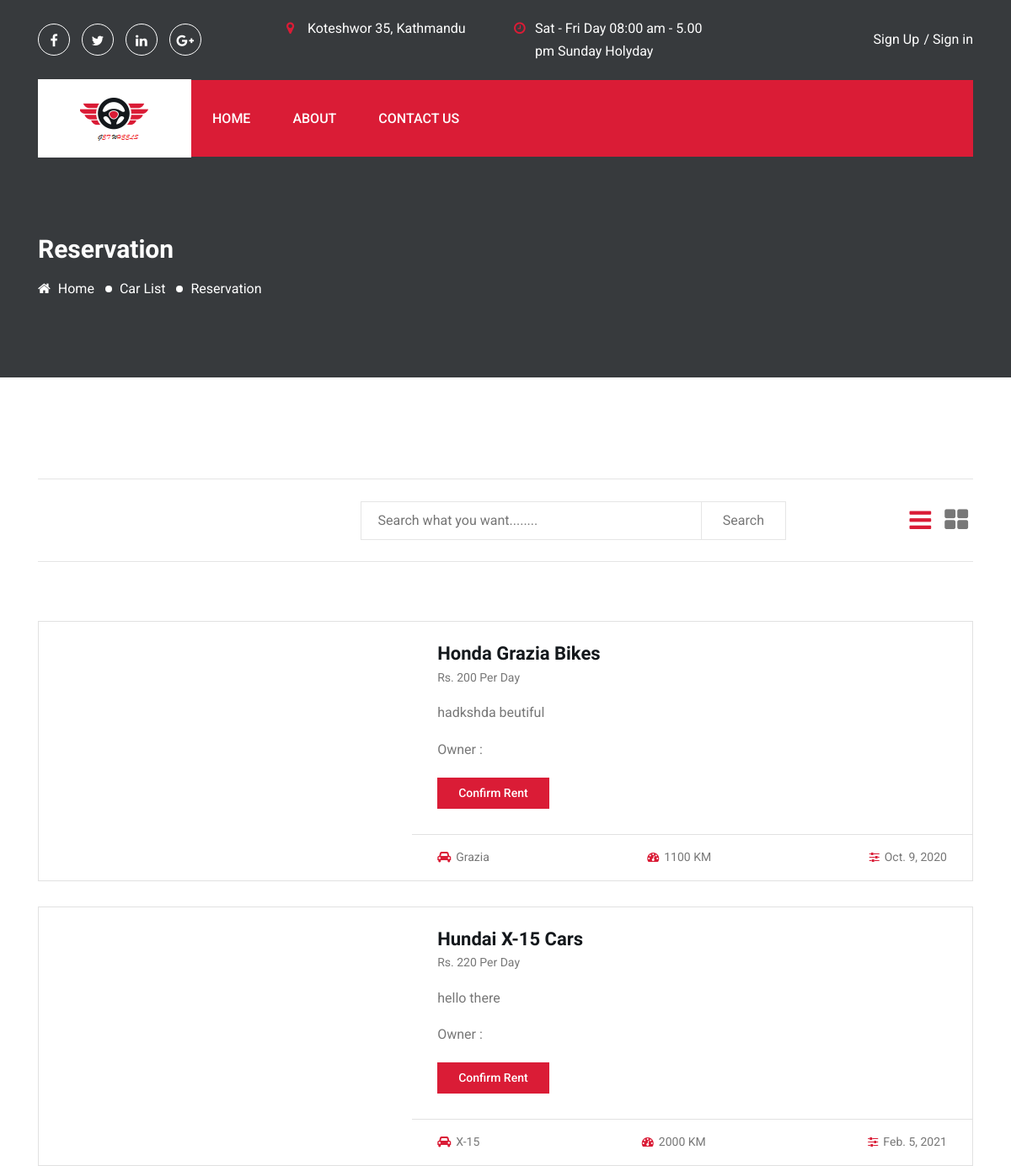
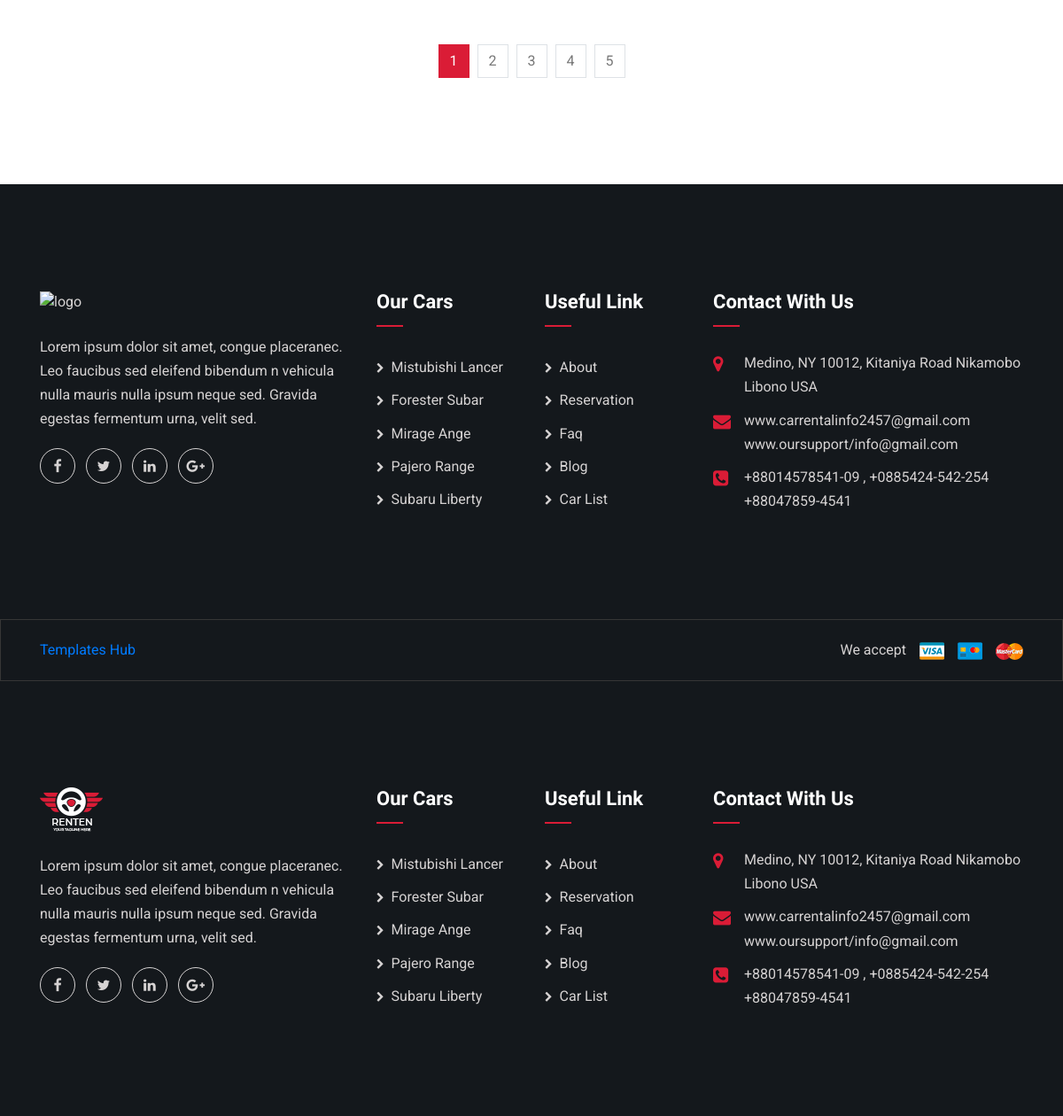
Page /available/ on the committed database (2 pictures, top to bottom).
### home/models.py (models this page shows, shortened)
class VehicleAvailable(models.Model):
    user = models.ForeignKey(settings.AUTH_USER_MODEL,on_delete=models.CASCADE,default=None,null=True)
    type = models.TextField()
    manufacturer_company = models.TextField(max_length=100)
    model = models.TextField(max_length=100)
    pickup = models.TextField(max_length=300)
    dropup = models.TextField(max_length=300)
    available_till_time = models.TimeField(null= True,blank=True)
    available_till_date = models.DateField()
    description = models.TextField(max_length=500)
    image = models.TextField()
    priceph = models.IntegerField()
    km_travelled = models.IntegerField()
    slug  = models.SlugField(unique=True)
    ordered = models.BooleanField(default=False)
    def get_absolute_url(self):
        return reverse("home:reservation", kwargs={'slug': self.slug})

### home/views.py (the view)
# urls.py: path('available/',views.Available.as_view(),name='available'),
class Available(BaseView): #/available
    def get(self,request):
        self.template_context['avehicles'] = VehicleAvailable.objects.all()
        query = request.GET.get('query')
        if query is not None and query != '':
            self.template_context['search_result'] = VehicleAvailable.objects.filter(
                Q(type__icontains=query)| Q(model__icontains=query) |Q(manufacturer_company__startswith=query)|
                Q(manufacturer_company__endswith=query)
            )
            self.template_context['search_for'] = query
            return render(request, 'search-list.html', self.template_context)
        else:
            return render(request,'car-list-two.html',self.template_context)

### home/forms.py
class ConsultaionForm(ModelForm):
    class Meta:
        model = Consultaion
        fields = '__all__'

### home/templates/car-list-two.html (shortened to what this page needs)
{% extends 'base.html' %}
{% load static %}
{% block content %}
<section class="inner-page-banner bg_img overlay-3" data-background="{%static 'assets/images/inner-page-bg.jpg' %}">
    <div class="container">
        <div class="row">
            <div class="col-md-12">
                <h2 class="page-title">reservation</h2>
                <ol class="page-list">
                    <li><a href="index.html"><i class="fa fa-home"></i> Home</a></li>
                    <li><a href="#0">car list</a></li>
                    <li>reservation</li>
                </ol>
            </div>
        </div>
    </div>
</section>
<section class="car-search-section pt-120 pb-120">
    <div class="container">
        <div class="row">
            <div class="col-lg-12">
                <div class="car-search-filter-area">
                    <div class="car-search-filter-form-area">
                        <form class="car-search-filter-form">
                            <div class="row justify-content-between">
                                <div class="col-lg-4 col-md-5 col-sm-6">
                                </div>
                                <div class="col-lg-7 col-md-7 col-sm-6 d-flex">
                                    <input type="text" name="query" id="car_search"
                                           placeholder="Search what you want........">
                                    <button class="search-submit-btn">Search</button>
                                </div>
                            </div>
                        </form>
                    </div>
                    <div class="view-style-toggle-area">
                        <button class="view-btn list-btn active"><i class="fa fa-bars"></i></button>
                        <button class="view-btn grid-btn"><i class="fa fa-th-large"></i></button>
                    </div>
                </div>
            </div>
        </div>
        <div class="row mt-70">
            <div class="col-lg-12">
                <div class="car-search-result-area list--view row mb-none-30">
                    {% for avehicle in avehicles %}
                    {% if avehicle.ordered == False %}
                    <div class="col-md-6 col-12">
                        <div class="car-item car-item--style2">
                            <div class="thumb bg_img" data-background="{{avehicle.image}}"></div>
                            <div class="car-item-body">
                                <div class="content">
                                    <h4 class="title">{{avehicle.manufacturer_company}} {{avehicle.model}}
                                        {{avehicle.type}}</h4>
                                    <span class="price"> Rs. {{avehicle.priceph}} per day</span>
                                    <p>{{avehicle.description}} </p>
                                    <p> Owner : {{avehicle.vech_owner}} </p>
                                    <a href="{{avehicle.get_absolute_url}}" class="cmn-btn">Confirm Rent</a>
                                </div>
                                <div class="car-item-meta">
                                    <ul class="details-list">
                                        <li><i class="fa fa-car"></i>{{avehicle.model}}</li>
                                        <li><i class="fa fa-tachometer"></i>{{avehicle.km_travelled}} KM</li>
                                        <li><i class="fa fa-sliders"></i>{{avehicle.available_till_date}}</li>
                                    </ul>
                                </div>
                            </div>
                        </div>
                    </div>
                    {% endif %}
                    {% endfor %}
                </div>
                <nav class="d-pagination" aria-label="Page navigation example">
                    <ul class="pagination justify-content-center">
                        <li class="page-item active"><a class="page-link" href="#">1</a></li>
                        <li class="page-item"><a class="page-link" href="#">2</a></li>
                        <li class="page-item"><a class="page-link" href="#">3</a></li>
                        <li class="page-item"><a class="page-link" href="#">4</a></li>
                        <li class="page-item"><a class="page-link" href="#">5</a></li>
                    </ul>
                </nav>
            </div>
        </div>
    </div>
</section>
<footer class="footer-section">
    <div class="footer-top pt-120 pb-120">
        <div class="container">
            <div class="row">
                <div class="col-lg-4 col-sm-8">
                    <div class="footer-widget widget-about">
                        <div class="widget-about-content">
                            <a href="index.html" class="footer-logo"><img
                                    src="{%static 'assets/images/logo-footer.png ' %}" alt="logo"></a>
                            <p>Lorem ipsum dolor sit amet, congue placeranec. Leo faucibus sed eleifend bibendum n
                                vehicula nulla mauris nulla ipsum neque sed. Gravida egestas fermentum urna, velit
                                sed. </p>
                            <ul class="social-links">
                                <li><a href="#0"><i class="fa fa-facebook"></i></a></li>
                                <li><a href="#0"><i class="fa fa-twitter"></i></a></li>
                                <li><a href="#0"><i class="fa fa-linkedin"></i></a></li>
                                <li><a href="#0"><i class="fa fa-google-plus"></i></a></li>
                            </ul>
                        </div>
                    </div>
                </div>
                <div class="col-lg-2 col-sm-4">
                    <div class="footer-widget widget-menu">
                        <h4 class="widget-title">our cars</h4>
                        <ul>
                            <li><a href="#0">mistubishi lancer</a></li>
                            <li><a href="#0">forester subar</a></li>
                            <li><a href="#0">mirage ange</a></li>
                            <li><a href="#0">pajero range</a></li>
                            <li><a href="#0">subaru liberty</a></li>
                        </ul>
                    </div>
                </div>
                <div class="col-lg-2 col-sm-4">
                    <div class="footer-widget widget-menu">
                        <h4 class="widget-title">useful link</h4>
                        <ul>
                            <li><a href="#0">about</a></li>
                            <li><a href="#0">reservation</a></li>
                            <li><a href="#0">faq</a></li>
                            <li><a href="#0">blog</a></li>
                            <li><a href="#0">car list</a></li>
                        </ul>
                    </div>
                </div>
                <div class="col-lg-4 col-sm-8">
                    <div class="footer-widget widget-address">
                        <h4 class="widget-title">contact with us</h4>
                        <ul>
                            <li>
                                <i class="fa fa-map-marker"></i>
                                <span>Medino, NY 10012, Kitaniya Road Nikamobo Libono USA</span>
                            </li>
                            <li>
                                <i class="fa fa-envelope"></i>
                                <span>www.carrentalinfo2457@gmail.com www.oursupport/info@gmail.com</span>
                            </li>
                            <li>
                                <i class="fa fa-phone-square"></i>
                                <span>+88014578541-09 , +0885424-542-254 +88047859-4541</span>
                            </li>
                        </ul>
                    </div>
                </div>
            </div>
        </div>
    </div>
    <div class="footer-bottom">
        <div class="container">
            <div class="row justify-content-between">
                <div class="col-sm-6">
                    <p class="copy-right-text"><a href="templateshub.net">Templates Hub</a></p>
                </div>
                <div class="col-sm-6">
                    <ul class="payment-method d-flex justify-content-end">
                        <li>We accept</li>
                        <li><img src="{%static 'assets/images/money-method/1.png' %}" alt="image"></li>
                        <li><img src="{%static 'assets/images/money-method/2.png' %}" alt="image"></li>
                        <li><img src="{%static 'assets/images/money-method/3.png' %}" alt="image"></li>
                    </ul>
                </div>
            </div>
        </div>
    </div>
</footer>
{% endblock %}

### rows in the picture
VehicleAvailable: manufacturer_company "Honda", model "Grazia", type "Bikes", priceph "200", description "hadkshda beutiful", km_travelled "1100", available_till_date "Oct. 9, 2020"
VehicleAvailable: manufacturer_company "Hundai", model "X-15", type "Cars", priceph "220", description "hello there", km_travelled "2000", available_till_date "Feb. 5, 2021"
